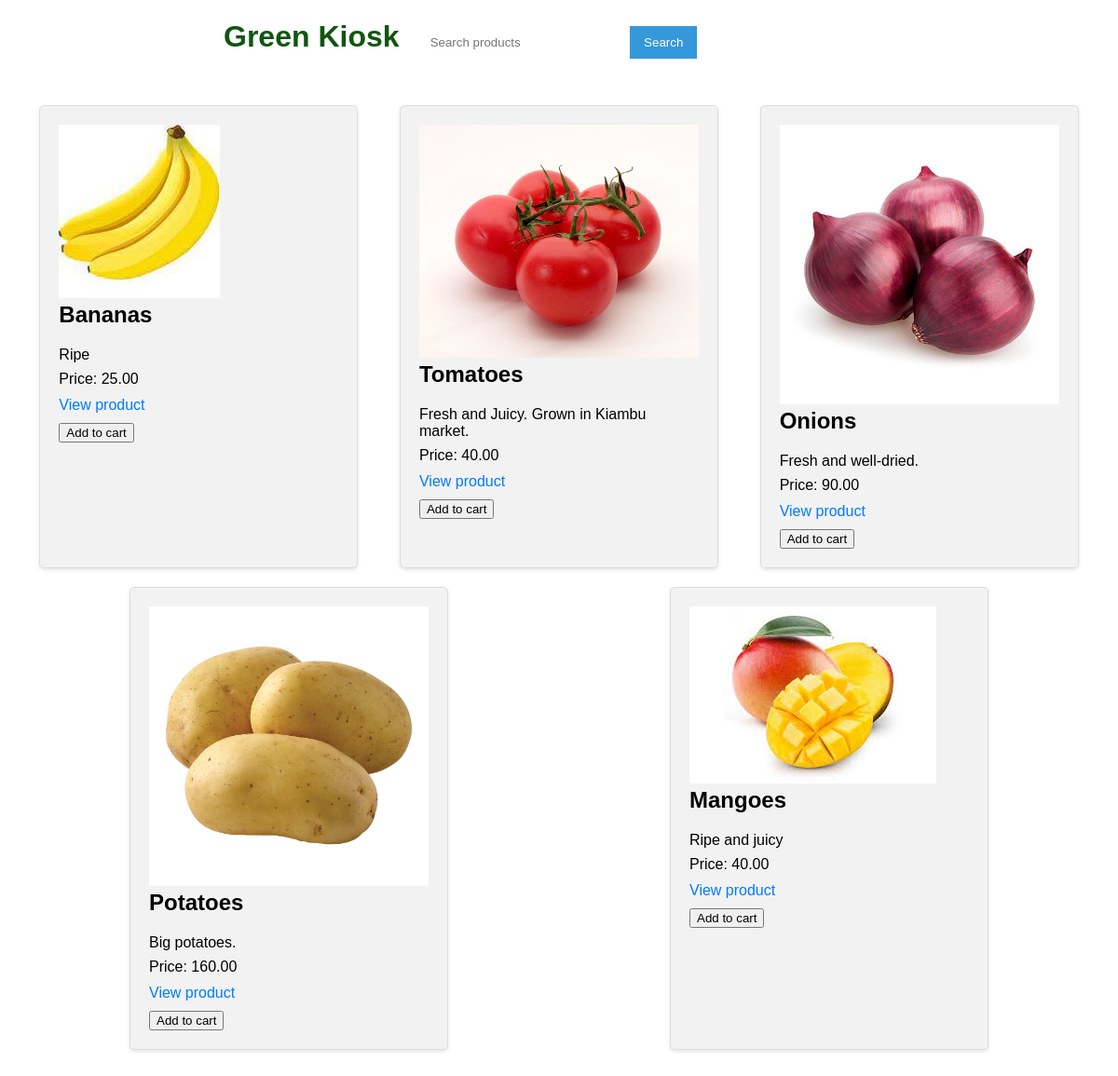
Before: /inventory/products/list with the older database file.
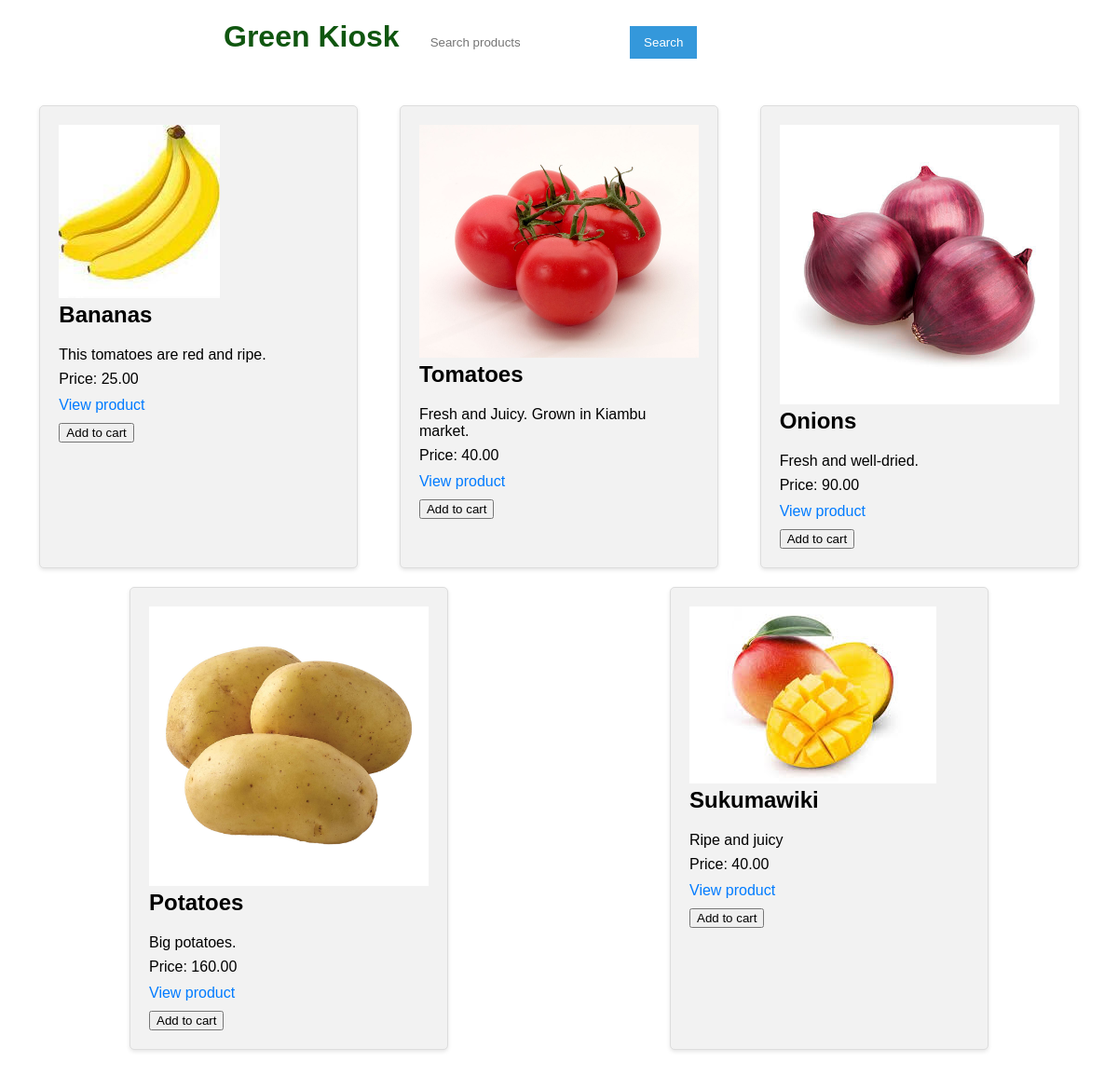
After: the same page with the newer database file.
### inventory/models.py (models this page shows, shortened)
class Product(models.Model):
    name = models.CharField(max_length=32)
    description = models.TextField()
    image = models.ImageField(upload_to="media")
    price = models.DecimalField(max_digits=6,decimal_places=2)
    stock = models.PositiveIntegerField()
    date_created = models.DateTimeField(auto_now_add=True)
    date_updated = models.DateTimeField(auto_now=True)

### inventory/views.py (the view)
# urls.py: path("products/list",product_list,name='products_list_view'),
def product_list(request):
    products = Product.objects.all()
    return render(request,"inventory/products_list.html",{"products":products})

### templates/inventory/products_list.html (shortened to what this page needs)
<!DOCTYPE html>
<html lang="en">
<head>
    {% load static %}
    <link rel="stylesheet" type="text/css" href="{% static 'inventory/styles.css' %}">
</head>
<body>
    <h1 style="margin-left: 20%; margin-bottom: -50px; color: rgb(16, 86, 16);"> Green Kiosk</h1>
    <div class="search-container">
            <input type="text" name="search" placeholder="Search products">
            <button type="submit">Search</button>
    </div>
    <div class="product-container">
        {% for product in products %}
        <div class="product">
            <img src="{{ product.image.url }}" alt="Product images">
            <div class="product-details">
                <h2>{{ product.name }}</h2>
                <p>{{ product.description }}</p>
                <p>Price: {{ product.price }}</p>
                <a href="{% url 'product_detail_view' id=product.id %}">View product</a>
                <a href="{% url 'cart' %}">
                    <button id="add">Add to cart</button>
                    </a>
            </div>
        </div>
        {% endfor %}
    </div>
</body>
</html>

Changed rows visible on the page:
changed Product "Bananas": description "Ripe" → "This tomatoes are red and ripe."
changed Product "Ripe and juicy": name "Mangoes" → "Sukumawiki"
